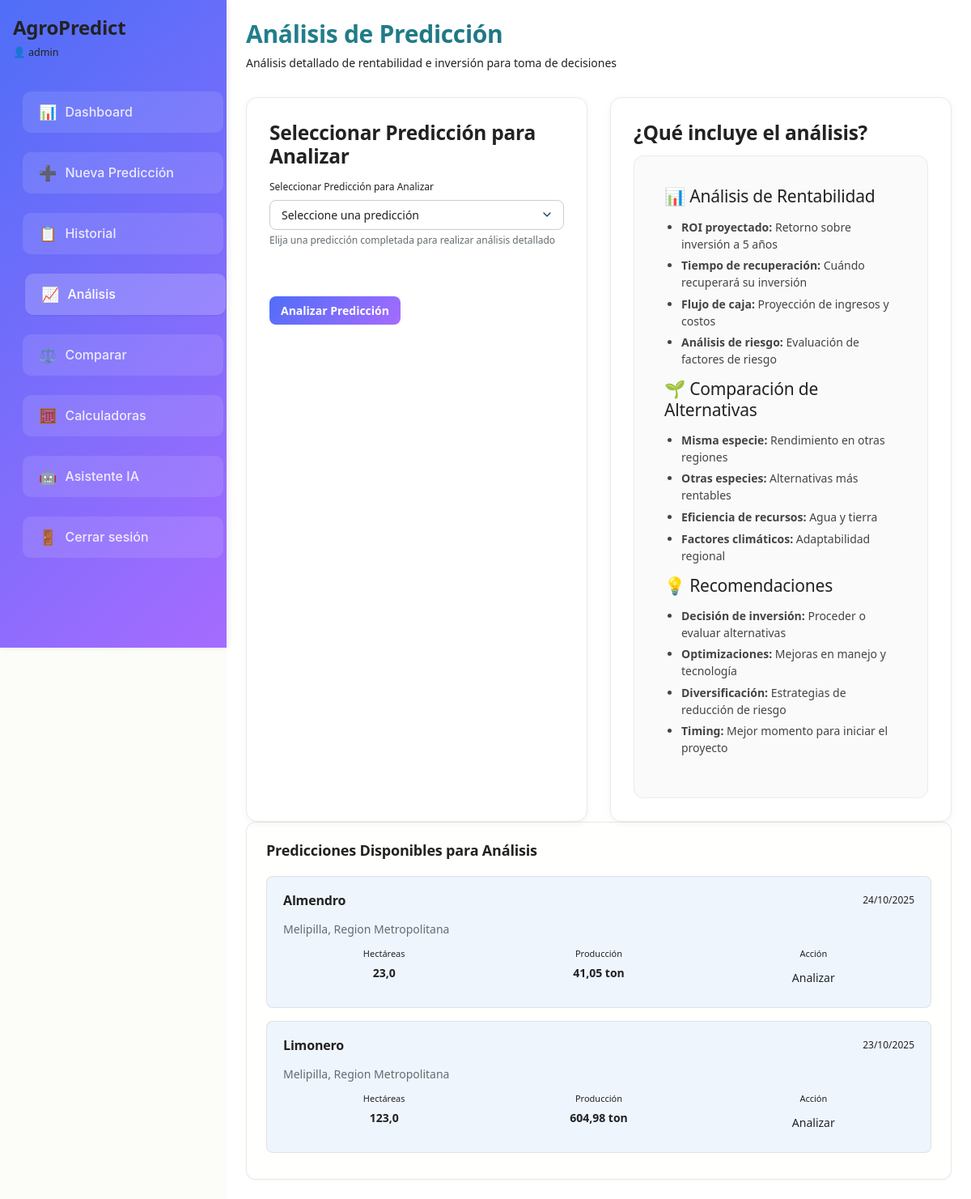
Page /analisis/ (signed in) on the committed database.
### predicciones/models.py (models this page shows, shortened)
class Prediccion(models.Model):
    ESTADO_CHOICES = [
        ('pendiente', 'Pendiente'),
        ('procesando', 'Procesando'),
        ('completada', 'Completada'),
        ('error', 'Error'),
    ]
    usuario = models.ForeignKey(User, on_delete=models.CASCADE, related_name='predicciones')
    tipo_arbol = models.ForeignKey(TipoArbol, on_delete=models.CASCADE)
    comuna = models.ForeignKey(Comuna, on_delete=models.CASCADE)
    hectareas = models.FloatField(validators=[MinValueValidator(0.1)])
    edad_arboles = models.IntegerField(validators=[MinValueValidator(1), MaxValueValidator(100)])
    densidad_plantacion = models.IntegerField(
        help_text="Número de árboles por hectárea",
        validators=[MinValueValidator(50), MaxValueValidator(2000)]
    )
    tipo_riego = models.CharField(max_length=20, choices=[
        ('goteo', 'Goteo'),
        ('aspersion', 'Aspersión'),
        ('gravedad', 'Gravedad'),
        ('micro_aspersion', 'Microaspersión'),
    ])
    tipo_suelo = models.CharField(max_length=20, choices=[
        ('arcilloso', 'Arcilloso'),
        ('arenoso', 'Arenoso'),
        ('franco', 'Franco'),
        ('limoso', 'Limoso'),
    ])
    fertilizacion = models.CharField(max_length=20, choices=[
        ('organica', 'Orgánica'),
        ('quimica', 'Química'),
        ('mixta', 'Mixta'),
        ('ninguna', 'Ninguna'),
    ])
    produccion_total = models.FloatField(null=True, blank=True, help_text="Toneladas totales")
    produccion_por_hectarea = models.FloatField(null=True, blank=True, help_text="Toneladas por hectárea")
    confiabilidad = models.IntegerField(
        null=True, blank=True,
        validators=[MinValueValidator(0), MaxValueValidator(100)],
        help_text="Porcentaje de confiabilidad"
    )
    inversion_estimada = models.FloatField(null=True, blank=True, help_text="Inversión total estimada en CLP")
    ingresos_proyectados_5anos = models.FloatField(null=True, blank=True, help_text="Ingresos proyectados a 5 años")
    roi_proyectado = models.FloatField(null=True, blank=True, help_text="ROI proyectado a 5 años (%)")
    consumo_agua_total = models.FloatField(null=True, blank=True, help_text="Consumo total de agua en m³")
    consumo_agua_por_hectarea = models.FloatField(null=True, blank=True, help_text="Consumo de agua por hectárea en m³")
    estado = models.CharField(max_length=20, choices=ESTADO_CHOICES, default='pendiente')
    fecha_creacion = models.DateTimeField(auto_now_add=True)
    fecha_actualizacion = models.DateTimeField(auto_now=True)
    class Meta:
        verbose_name = "Predicción"
        verbose_name_plural = "Predicciones"
        ordering = ['-fecha_creacion']

class TipoArbol(models.Model):
    TIPO_CHOICES = [
        ('palto', 'Palto'),
        ('naranjo', 'Naranjo'),
        ('limonero', 'Limonero'),
        ('manzano', 'Manzano'),
        ('cerezo', 'Cerezo'),
        ('nogal', 'Nogal'),
        ('almendro', 'Almendro'),
        ('olivo', 'Olivo'),
        ('durazno', 'Durazno'),
        ('peral', 'Peral'),
    ]
    tipo = models.CharField(max_length=20, choices=TIPO_CHOICES, unique=True)
    nombre_cientifico = models.CharField(max_length=100, blank=True)
    rendimiento_base = models.FloatField(help_text="Toneladas por hectárea promedio")
    precio_promedio_ton = models.FloatField(
        default=0,
        help_text="Precio promedio por tonelada en CLP"
    )
    costo_plantacion_hectarea = models.FloatField(
        default=0,
        help_text="Costo de plantación por hectárea en CLP"
    )
    costo_mantenimiento_anual = models.FloatField(
        default=0,
        help_text="Costo de mantenimiento anual por hectárea en CLP"
    )
    consumo_agua_m3_ton = models.FloatField(
        default=0,
        help_text="Metros cúbicos de agua por tonelada producida"
    )
    def __str__(self):
        return self.get_tipo_display()
    class Meta:
        verbose_name = "Tipo de Árbol"
        verbose_name_plural = "Tipos de Árboles"

class Comuna(models.Model):
    nombre = models.CharField(max_length=100)
    region = models.ForeignKey(Region, on_delete=models.CASCADE, related_name='comunas')
    codigo = models.CharField(max_length=10, unique=True)
    latitud = models.FloatField(null=True, blank=True)  # NUEVO
    longitud = models.FloatField(null=True, blank=True)  # NUEVO
    def __str__(self):
        return f"{self.nombre}, {self.region.nombre}"
    class Meta:
        verbose_name = "Comuna"
        verbose_name_plural = "Comunas"

class Region(models.Model):
    nombre = models.CharField(max_length=100)
    codigo = models.CharField(max_length=10, unique=True)
    latitud = models.FloatField(null=True, blank=True)  # NUEVO
    longitud = models.FloatField(null=True, blank=True)  # NUEVO
    class Meta:
        verbose_name = "Región"
        verbose_name_plural = "Regiones"

### predicciones/views.py (the view)
# urls.py: path('analisis/', views.analisis_prediccion, name='analisis_prediccion'),
@login_required
def analisis_prediccion(request):
    if request.method == 'POST':
        form = AnalisisPrediccionForm(request.POST, user=request.user)
        if form.is_valid():
            prediccion_id = form.cleaned_data['prediccion'].id
            return redirect('analisis_prediccion_detalle', pk=prediccion_id)
    else:
        form = AnalisisPrediccionForm(user=request.user)
    predicciones_disponibles = Prediccion.objects.filter(
        usuario=request.user, estado='completada'
    ).select_related('tipo_arbol', 'comuna').order_by('-fecha_creacion')[:10]
    context = {
        'form': form,
        'predicciones_disponibles': predicciones_disponibles,
    }
    return render(request, 'predicciones/analisis_prediccion.html', context)

### predicciones/forms.py
class AnalisisPrediccionForm(forms.Form):
    prediccion = forms.ModelChoiceField(
        queryset=Prediccion.objects.none(),  # ← se setea en __init__
        widget=forms.Select(attrs={
            'class': 'form-control',
            'required': True
        }),
        label='Seleccionar Predicción para Analizar',
        help_text='Elija una predicción completada para realizar análisis detallado'
    )
    def __init__(self, *args, user=None, **kwargs):
        super().__init__(*args, **kwargs)
        qs = Prediccion.objects.filter(
            estado='completada',
            usuario=user
        ).select_related('tipo_arbol', 'comuna').order_by('-fecha_creacion') if user else Prediccion.objects.none()
        self.fields['prediccion'].queryset = qs
        choices = []
        for p in qs:
            label = f"{p.tipo_arbol} - {p.comuna} - {p.fecha_creacion.strftime('%d/%m/%Y')}"
            if p.roi_proyectado:
                label += f" (ROI: {p.roi_proyectado:.1f}%)"
            choices.append((p.id, label))
        self.fields['prediccion'].choices = [('', 'Seleccione una predicción')] + choices

### templates/predicciones/analisis_prediccion.html (shortened to what this page needs)
{% extends 'base.html' %}
{% load static %}
{% block content %}
<div class="page-header">
    <h2>Análisis de Predicción</h2>
    <p>Análisis detallado de rentabilidad e inversión para toma de decisiones</p>
</div>
<div class="prediction-layout">
    <div class="form-section">
        <h3>Seleccionar Predicción para Analizar</h3>
        <form method="post" class="prediction-form">
            <div class="form-group">
                <label class="form-label" for="{{ form.prediccion.id_for_label }}">
                    {{ form.prediccion.label }}
                </label>
                {{ form.prediccion }}
                {% if form.prediccion.help_text %}
                    <small class="form-help">{{ form.prediccion.help_text }}</small>
                {% endif %}
            </div>
            <div class="form-actions">
                <button type="submit" class="btn btn--primary btn--lg">
                    Analizar Predicción
                </button>
            </div>
        </form>
    </div>
    <div class="form-section">
        <h3>¿Qué incluye el análisis?</h3>
        <div class="card">
            <div class="card__body">
                <h4>📊 Análisis de Rentabilidad</h4>
                <ul style="margin: 1rem 0; padding-left: 1.5rem;">
                    <li><strong>ROI proyectado:</strong> Retorno sobre inversión a 5 años</li>
                    <li><strong>Tiempo de recuperación:</strong> Cuándo recuperará su inversión</li>
                    <li><strong>Flujo de caja:</strong> Proyección de ingresos y costos</li>
                    <li><strong>Análisis de riesgo:</strong> Evaluación de factores de riesgo</li>
                </ul>
                <h4>🌱 Comparación de Alternativas</h4>
                <ul style="margin: 1rem 0; padding-left: 1.5rem;">
                    <li><strong>Misma especie:</strong> Rendimiento en otras regiones</li>
                    <li><strong>Otras especies:</strong> Alternativas más rentables</li>
                    <li><strong>Eficiencia de recursos:</strong> Agua y tierra</li>
                    <li><strong>Factores climáticos:</strong> Adaptabilidad regional</li>
                </ul>
                <h4>💡 Recomendaciones</h4>
                <ul style="margin: 1rem 0; padding-left: 1.5rem;">
                    <li><strong>Decisión de inversión:</strong> Proceder o evaluar alternativas</li>
                    <li><strong>Optimizaciones:</strong> Mejoras en manejo y tecnología</li>
                    <li><strong>Diversificación:</strong> Estrategias de reducción de riesgo</li>
                    <li><strong>Timing:</strong> Mejor momento para iniciar el proyecto</li>
                </ul>
            </div>
        </div>
    </div>
</div>
{% if predicciones_disponibles %}
<div class="predictions-section">
    <h3>Predicciones Disponibles para Análisis</h3>
    <div class="predictions-list">
        {% for prediccion in predicciones_disponibles %}
            <div class="prediction-item clickable" onclick="window.location.href='{% url 'analisis_prediccion_detalle' prediccion.pk %}'">
                <div class="prediction-header">
                    <h4 class="prediction-title">{{ prediccion.tipo_arbol }}</h4>
                    <span class="prediction-date">{{ prediccion.fecha_creacion|date:"d/m/Y" }}</span>
                </div>
                <div class="prediction-location">
                    {{ prediccion.comuna.nombre }}, {{ prediccion.comuna.region.nombre }}
                </div>
                <div class="prediction-stats">
                    <div class="stat-item">
                        <span class="stat-label">Hectáreas</span>
                        <span class="stat-value">{{ prediccion.hectareas|floatformat:1 }}</span>
                    </div>
                    <div class="stat-item">
                        <span class="stat-label">Producción</span>
                        <span class="stat-value">{{ prediccion.produccion_total|floatformat:2 }} ton</span>
                    </div>
                    <div class="stat-item">
                        <span class="stat-label">Acción</span>
                        <a href="{% url 'analisis_prediccion_detalle' prediccion.pk %}" class="btn btn--sm btn--primary">Analizar</a>
                    </div>
                </div>
            </div>
        {% endfor %}
    </div>
</div>
{% endif %}
{% endblock %}

### templates/base.html (shortened to what this page needs)
<!DOCTYPE html>
<html lang="es">
<head>
    {% load static %}
    <link rel="stylesheet" href="{% static 'css/style.css' %}">
    <link href="https://cdn.jsdelivr.net/npm/bootstrap@5.3.0/dist/css/bootstrap.min.css" rel="stylesheet">
    <link rel="stylesheet" href="https://cdnjs.cloudflare.com/ajax/libs/font-awesome/6.4.0/css/all.min.css">
</head>
<body>
    <div class="app-layout">
        <nav class="sidebar">
            <div class="sidebar-header">
                <h1 class="logo">AgroPredict</h1>
                {% if request.user.is_authenticated %}
                    <p style="margin-top: 0.5rem; font-size: 0.9rem; color: #ddd;">
                        👤 {{ request.user.username }}
                    </p>
                {% endif %}
            </div>
            <div class="sidebar-nav">
                <a href="{% url 'dashboard' %}" class="nav-item {% if request.resolver_match.url_name == 'dashboard' %}active{% endif %}">
                    <span class="nav-icon">📊</span>
                    Dashboard
                </a>
                <a href="{% url 'nueva_prediccion' %}" class="nav-item {% if request.resolver_match.url_name == 'nueva_prediccion' %}active{% endif %}">
                    <span class="nav-icon">➕</span>
                    Nueva Predicción
                </a>
                <a href="{% url 'lista_predicciones' %}" class="nav-item {% if request.resolver_match.url_name == 'lista_predicciones' %}active{% endif %}">
                    <span class="nav-icon">📋</span>
                    Historial
                </a>
                <a href="{% url 'analisis_prediccion' %}" class="nav-item {% if 'analisis' in request.resolver_match.url_name %}active{% endif %}">
                    <span class="nav-icon">📈</span>
                    Análisis
                </a>
                <a href="{% url 'comparacion_predicciones' %}" class="nav-item {% if request.resolver_match.url_name == 'comparacion_predicciones' %}active{% endif %}">
                    <span class="nav-icon">⚖️</span>
                    Comparar
                </a>
                <a href="{% url 'calculadoras_agricolas' %}" class="nav-item {% if 'calculadoras' in request.resolver_match.url_name %}active{% endif %}">
                    <span class="nav-icon">🧮</span>
                    Calculadoras
                </a>
                <a href="{% url 'ia_chat_page' %}" class="nav-item {% if request.resolver_match.url_name == 'ia_chat_page' %}active{% endif %}">
                    <span class="nav-icon">🤖</span>
                    Asistente IA
                </a>
        {% if request.user.is_authenticated %}
                    <a href="{% url 'logout' %}" class="nav-item">
                        <span class="nav-icon">🚪</span>
                        Cerrar sesión
                    </a>
                {% endif %}
            </div>
        </nav>
        <main class="main-content">
            {% block content %}
            {% endblock %}
        </main>
    </div>
</body>
</html>

### templates/predicciones/analisis_prediccion.html (style rules this page uses)
.prediction-item.clickable { cursor: pointer; transition: transform 0.2s ease, box-shadow 0.2s ease; }
.form-help { color: var(--color-text-secondary); font-size: var(--font-size-sm); margin-top: var(--space-4); display: block; }
.prediction-layout { display: grid; grid-template-columns: 1fr 1fr; gap: 2rem; margin-top: 2rem; }
.form-section { background: #ffffff !important; border: 1px solid #eaeaea !important; border-radius: 14px; box-shadow: 0 2px 10px rgba(0, 0, 0, 0.05); padding: 2rem; color: #222; }
.form-section h3 { color: #2a2a2a; margin-bottom: 1rem; font-weight: 600; }
.card { background: #fafafa !important; border: 1px solid #eaeaea !important; border-radius: 12px; box-shadow: none !important; padding: 1.5rem; color: #333; }
.card__body ul li { color: #444; margin-bottom: 0.4rem; }
.prediction-form select, .prediction-form button { background-color: #fff !important; border: 1px solid #ccc !important; border-radius: 8px !important; padding: 0.5rem 1rem; color: #222 !important; }
.prediction-form button { background: linear-gradient(135deg, #4f6ef7, #a66bff) !important; color: #fff !important; font-weight: 600; border: none !important; transition: 0.2s ease; }

### rows in the picture
Prediccion: tipo_arbol "Almendro", fecha_creacion "24/10/2025", comuna.nombre "Melipilla", comuna.region.nombre "Region Metropolitana", hectareas "23,0", produccion_total "41,05"
Prediccion: tipo_arbol "Limonero", fecha_creacion "23/10/2025", comuna.nombre "Melipilla", comuna.region.nombre "Region Metropolitana", hectareas "123,0", produccion_total "604,98"

### other values in the picture
{{ request.user.username }} "admin"
